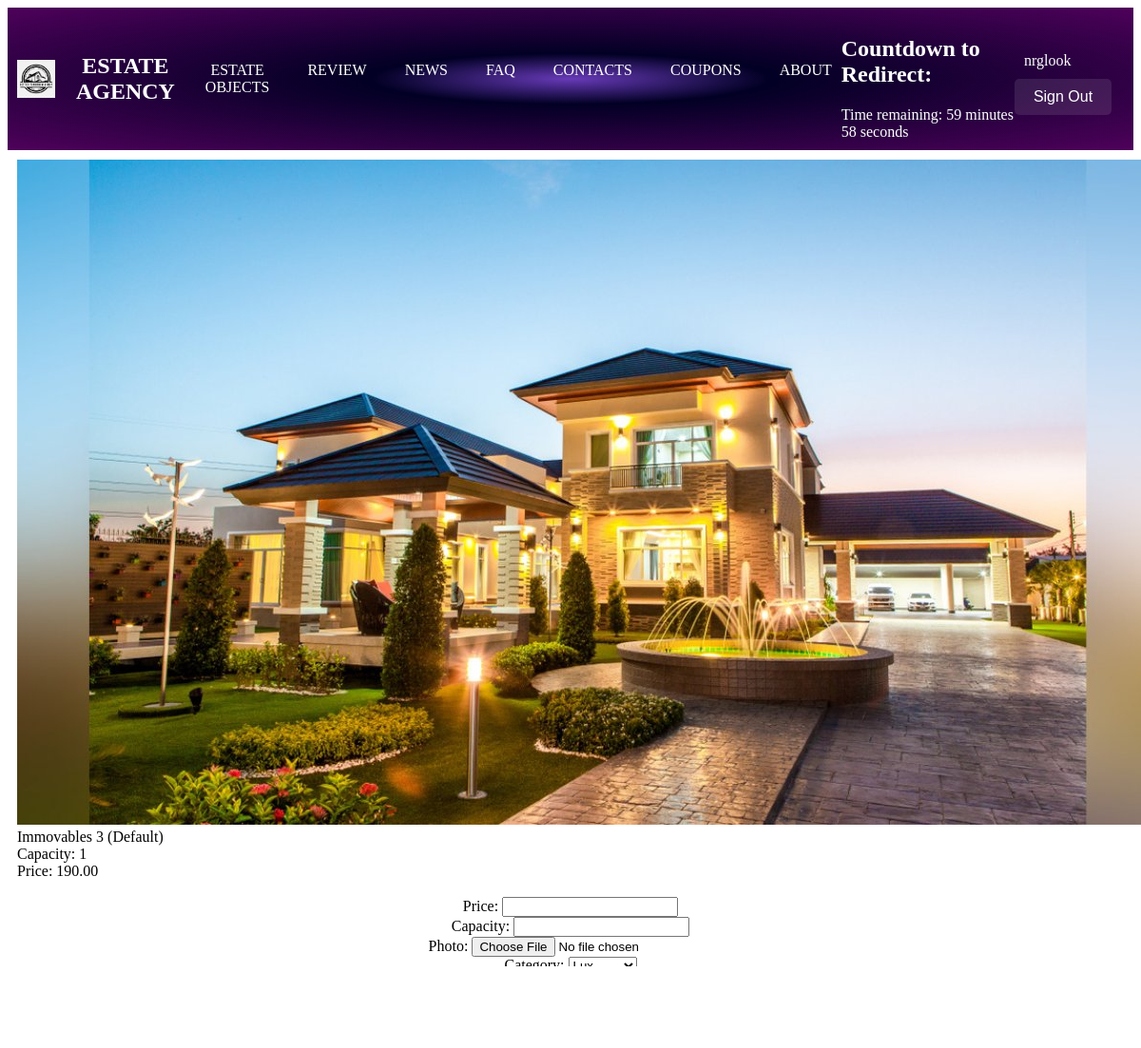
Screenshot of /EstateAgency/immovables/3 (signed in) with the database file from the repository.
### EstateAgency/models.py (models this page shows, shortened)
class Client(AbstractUser):
    first_name = models.CharField(max_length=100)
    last_name = models.CharField(max_length=100)
    patronymic = models.CharField(max_length=100)
    birth_date = models.DateField()
    phone_number = models.CharField(max_length=20)

class Immovables(models.Model):
    category = models.ForeignKey(Category, on_delete=models.CASCADE)
    capacity = models.IntegerField()
    price = models.DecimalField(max_digits=8, decimal_places=2)
    photo = models.ImageField(upload_to='static/immovables/', blank=True)
    def __str__(self):
        return f"Immovables {self.id} ({self.category})"

class Category(models.Model):
    name = models.CharField(max_length=50)
    def __str__(self):
        return self.name

### EstateAgency/views.py (the view, shortened to what this page needs)
# urls.py: path('immovables/<int:immovables_id>', views.immovables_detail, name='immovables_id'),
def immovables_detail(request, immovables_id):
    def check_date_periods(start1, end1, start2, end2):
        if start1 < end2 and start2 < end1:
            return True
        else:
            return False
    form = get_object_or_404(Immovables, id=immovables_id)
    categories = Category.objects.all()
    return render(request, 'EstateAgency/immovables_detail.html', {'form': form, 'categories': categories})

### EstateAgency/templates/EstateAgency/immovables_detail.html (shortened to what this page needs)
{% extends 'EstateAgency/base_agency.html' %}
{% block content %}
{% load static %}
<img src="/{{ form.photo }}"
     alt="My image" class="immovables-image">
<div class="immovables-text">
    <div>{{ form }}</div>
    <div>Capacity: {{ form.capacity }}</div>
    <div>Price: {{ form.price }}</div>
    <br>
{% if user.is_superuser %}
<form method="POST" enctype="multipart/form-data">
    <div style="text-align: center;">
        <label>Price:</label>
        <input type="number" min="0" step="any" name="price" required><br>
        <label>Capacity:</label>
        <input type="number" min="0" name="capacity" required><br>
        <label>Photo:</label>
        <input type="file" name="photo" required><br>
        <label>Category:</label>
        <select class="register-button" name="select">
            {% for category in categories %}
            <option value="{{ category.id }}"> {{ category.name }}</option>
            {% endfor %}
        </select><br>
        <button name="edit_immovables">Edit</button>
    </div>
</form>
{%endif%}
{% endblock %}

### EstateAgency/templates/EstateAgency/base_agency.html (shortened to what this page needs)
<!DOCTYPE html>
<html>
<head>
    <link rel="stylesheet" type="text/css" href="/static/css/base_main.css">
</head>
<body>
<header>
    <div class="header">
        <div class="logo" onclick="window.location.href='{% url 'main:home' %}';">
            <img src="/static/logo/logo.png" alt="Logo company" width="40" height="40" class="logo-image">
            ESTATE AGENCY
        </div>
        <div class="nav">
            <div class="nav-item"
                 onclick="window.location.href='{%url 'EstateAgency:agency_list' 0 %}';">ESTATE OBJECTS</div>
            <div class="nav-item"
                 onclick="window.location.href='{%url 'review:home' %}';">REVIEW</div>
            <div class="nav-item"
                 onclick="window.location.href='{%url 'news:home' %}';">NEWS</div>
            <div class="nav-item"
                 onclick="window.location.href='{%url 'faq:home' %}';">FAQ</div>
            <div class="nav-item"
                 onclick="window.location.href='{%url 'employee:home' %}';">CONTACTS</div>
            <div class="nav-item"
                 onclick="window.location.href='{%url 'coupon:home' %}';">COUPONS</div>
            <div class="nav-item"
                 onclick="window.location.href='{%url 'about:home' %}';">ABOUT</div>
        </div>
        <div id="countdown-container">
            <h2>Countdown to Redirect:</h2>
            <div id="countdown"></div>
        </div>
        {% if user.is_authenticated %}
        <div class="user-info">
            <div class="nav-item">{{user.username}}</div>
            <button class="button1" onclick="location.href='{%url 'auth_user:logout' %}'">Sign Out</button>
        </div>
        {% else %}
        <div class="user-info">
            <button class="button1" onclick="location.href='{%url 'auth_user:register' %}'">Sign Up</button>
            <button class="button1" onclick="location.href='{%url 'auth_user:login' %}'">Sign In</button>
        </div>
        {% endif %}
    </div>
</header>
<div class="main-content">
    <section>
        {% block content %}{% endblock %}
    </section>
</div>
<footer>
    <div class="footer">
        <div class="footer-item"
             onclick="window.location.href='/static/policy/policy.pdf'">PRIVACY POLICIES</div>
        <div class="footer-item"
             onclick="window.location.href='{%url 'vacancy:home' %}';">VACANCY</div>
    </div>
</footer>
</body>
</html>

### static/css/base_main.css (style rules this page uses)
.header { background: radial-gradient(ellipse at center, #673ab7 0%, rgba(2,0,36,1) 25%, rgba(79,1,91,1) 100%); color: #fff; padding: 10px 0; display: flex; justify-content: space-between; align-items: center; }
.logo { display: flex; align-items: center; text-align: center; padding: 10px; cursor: grabbing; font-size: 24px; font-weight: bold; position: relative; }
.logo-image { margin-right: 10px; }
.logo::before { content: ""; position: absolute; top: 0; left: 0; right: 0; bottom: 0; background: rgba(255, 255, 255, 0); transition: background 0.3s; z-index: -1; }
.nav { display: flex; gap: 20px; }
.nav-item { display: inline-block; padding: 10px 10px; text-align: center; cursor: pointer; transition: box-shadow 0.3s; box-shadow: 0 0 0 rgba(255, 255, 255, 0); }
.main-content { margin: 10px; flex: 1; }
.footer { background: radial-gradient(ellipse at center, #673ab7 0%, rgba(2,0,36,1) 25%, rgba(79,1,91,1) 100%); color: #fff; padding: 10px 0; display: flex; justify-content: space-between; }
.footer-item { cursor: pointer; }
.button1 { display: inline-block; padding: 10px 20px; font-size: 16px; text-align: center; text-decoration: none; border: none; border-radius: 5px; background-color: rgba(255, 255, 255, 0.1); color: #fff; cursor: pointer; transition: background-color 0.3s, color 0.3s, transform 0.3s; }

### rows the page displays
Client: username "nrglook"
Immovables: photo (picture), id+category "Immovables 3 (Default)", capacity "1", price "190.00"

### other values shown
form field select "Lux"
